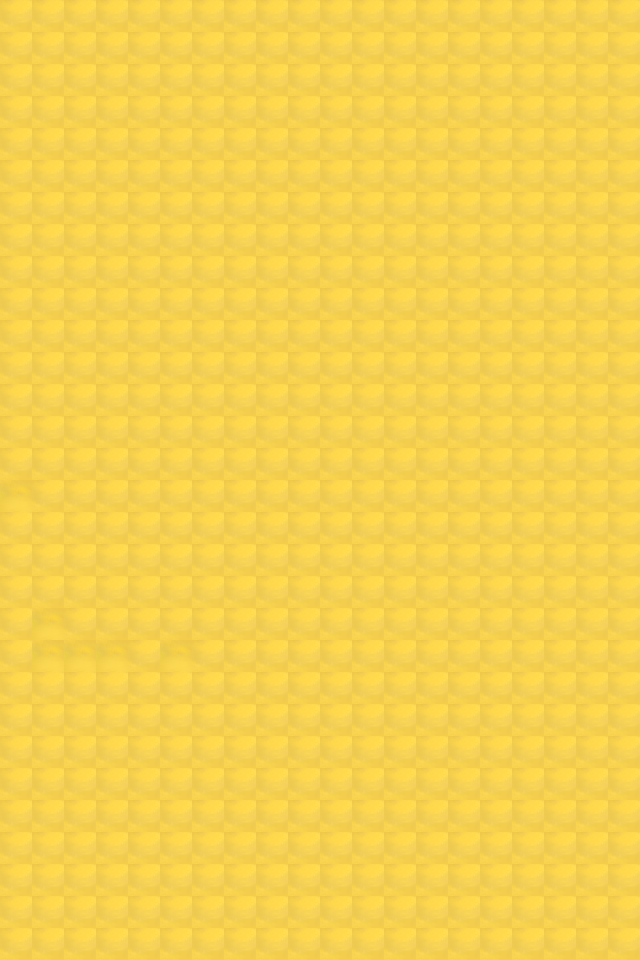

A 2D game scene composited from a Tiled map and its tileset images. What follows is a short description and the map's XML, with each tile layer's data collapsed to a summary:
An orthogonal 20x30 tile map with 32x32 px tiles, 1 tile layer (图块层 1).

<map version="1.4" tiledversion="1.4.2" orientation="orthogonal" renderorder="right-down" width="20" height="30" tilewidth="32" tileheight="32" infinite="0" nextlayerid="5" nextobjectid="1">
 <tileset firstgid="1" name="1" tilewidth="32" tileheight="32" tilecount="3136" columns="56">
  <image source="../images/ground.png" width="1792" height="1792" />
 </tileset>
 <layer id="3" name="图块层 1" width="20" height="30">
  <data>[600 cells, 600 non-empty, 2 distinct tile ids]</data>
 </layer>
 <objectgroup id="4" name="对象层 1" />
</map>